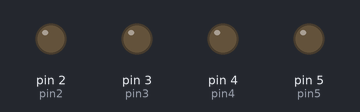
Recording of a sketch running on a simulated Arduino Uno, built with avr-gcc and run on an emulated ATmega328P. Shown: output pins drawn as LEDs (lit = HIGH).

Above: at 0.3 s.
At 1.8 s:
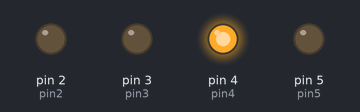
At 2.6 s:
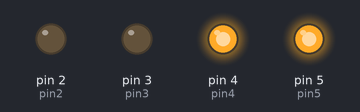
At 4.1 s:
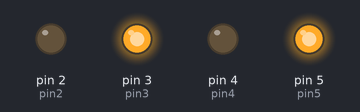
At 5.6 s:
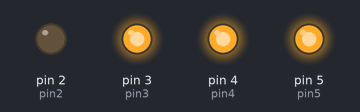
At 7.8 s:
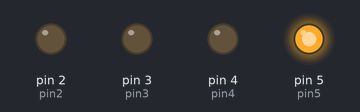
Timing chart, 0 to 8.8 s (numbered marks = the images above):
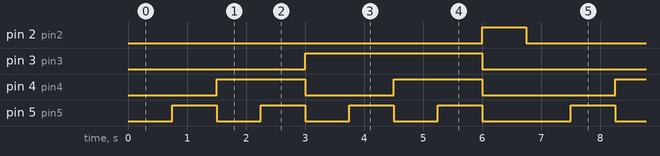

The sketch:

LEDBinaryCounter.ino
```cpp
int pin2 = 2;
int pin3 = 3;
int pin4 = 4;
int pin5 = 5;

void setup() {
  // put your setup code here, to run once:
pinMode(pin2, OUTPUT);
pinMode(pin3, OUTPUT);
pinMode(pin4, OUTPUT);
pinMode(pin5, OUTPUT);
}

void loop() {
  // put your main code here, to run repeatedly:
// Zero - 0
digitalWrite(pin2,LOW);
digitalWrite(pin3,LOW);
digitalWrite(pin4,LOW);
digitalWrite(pin5,LOW);
delay(750);

// One -1
digitalWrite(pin2,LOW);
digitalWrite(pin3,LOW);
digitalWrite(pin4,LOW);
digitalWrite(pin5,HIGH);
delay(750);

// Two -2
digitalWrite(pin2,LOW);
digitalWrite(pin3,LOW);
digitalWrite(pin4,HIGH);
digitalWrite(pin5,LOW);
delay(750);

// Three -3
digitalWrite(pin2,LOW);
digitalWrite(pin3,LOW);
digitalWrite(pin4,HIGH);
digitalWrite(pin5,HIGH);
delay(750);

// Four -4
digitalWrite(pin2,LOW);
digitalWrite(pin3,HIGH);
digitalWrite(pin4,LOW);
digitalWrite(pin5,LOW);
delay(750);

// Five -5
digitalWrite(pin2,LOW);
digitalWrite(pin3,HIGH);
digitalWrite(pin4,LOW);
digitalWrite(pin5,HIGH);
delay(750);

// Six -6
digitalWrite(pin2,LOW);
digitalWrite(pin3,HIGH);
digitalWrite(pin4,HIGH);
digitalWrite(pin5,LOW);
delay(750);

// Seven -7
digitalWrite(pin2,LOW);
digitalWrite(pin3,HIGH);
digitalWrite(pin4,HIGH);
digitalWrite(pin5,HIGH);
delay(750);

// Eight - 8
digitalWrite(pin2,HIGH);
digitalWrite(pin3,LOW);
digitalWrite(pin4,LOW);
digitalWrite(pin5,LOW);
delay(750);
}
```

Measured:
- by itself, pin 2 (pin2): alternates HIGH for 0.75 s and LOW for 6.0 s
- by itself, pin 3 (pin3): alternates HIGH for 3.0 s and LOW for 3.8 s
- by itself, pin 4 (pin4): repeats every 6.8 s: LOW 1.5 s, HIGH 1.5 s, LOW 2.3 s, HIGH 1.5 s
- by itself, pin 5 (pin5): repeats every 6.8 s: 3 × (LOW 0.75 s, HIGH 0.75 s), LOW 1.5 s, HIGH 0.75 s
